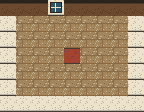

Rendered tile map (Tiled .tmx) drawn with the repository's tilesets; below, a short description and the full map source, tile grids included:
An orthogonal 9x7 tile map with 16x16 px tiles, 3 tile layers (floor, walls, dressing), 3 tilesets and 6 objects (3x furniture, 2x spawn, door).

<map version="1.10" tiledversion="1.12.0" orientation="orthogonal" renderorder="right-down" width="9" height="7" tilewidth="16" tileheight="16" infinite="0" nextlayerid="5" nextobjectid="7">
 <properties>
  <property name="map" value="motel_room_1" />
 </properties>
 <tileset firstgid="1" source="tiled/floors.tsx" />
 <tileset firstgid="13" source="tiled/walls.tsx" />
 <tileset firstgid="55" source="tiled/dressing.tsx" />
 <layer id="1" name="floor" width="9" height="7">
  <data encoding="csv">
6,6,6,6,6,6,6,6,6,
6,6,6,6,6,6,6,6,6,
6,6,6,6,6,6,6,6,6,
6,6,6,6,9,6,6,6,6,
6,6,6,6,6,6,6,6,6,
6,6,6,6,6,6,6,6,6,
6,6,6,6,6,6,6,6,6
</data>
 </layer>
 <layer id="3" name="walls" width="9" height="7">
  <data encoding="csv">
29,29,29,23,29,29,29,29,29,
13,0,0,0,0,0,0,0,13,
13,0,0,0,0,0,0,0,13,
13,0,0,0,0,0,0,0,13,
13,0,0,0,0,0,0,0,13,
13,0,0,0,0,0,0,0,13,
13,13,13,13,13,13,13,13,13
</data>
 </layer>
 <layer id="4" name="dressing" width="9" height="7">
  <data encoding="csv">
0,0,0,0,0,0,0,0,0,
0,0,0,0,0,0,0,0,0,
0,0,0,0,0,0,0,0,0,
0,0,0,0,0,0,0,0,0,
0,0,0,0,0,0,0,0,0,
0,0,0,0,0,0,0,0,0,
0,0,0,0,0,0,0,0,0
</data>
 </layer>
 <objectgroup id="2" name="placements">
  <object id="1" name="bed" type="furniture" x="16" y="16" width="16" height="16" />
  <object id="2" name="dresser" type="furniture" x="112" y="16" width="16" height="16" />
  <object id="3" name="default" type="spawn" x="64" y="48" width="16" height="16" />
  <object id="4" name="stool" type="furniture" x="96" y="64" width="16" height="16" />
  <object id="5" name="entry" type="spawn" x="64" y="80" width="16" height="16" />
  <object id="6" name="west_entry" type="door" x="64" y="96" width="16" height="16">
   <properties>
    <property name="spawn" value="from_room1" />
   </properties>
  </object>
 </objectgroup>
</map>
